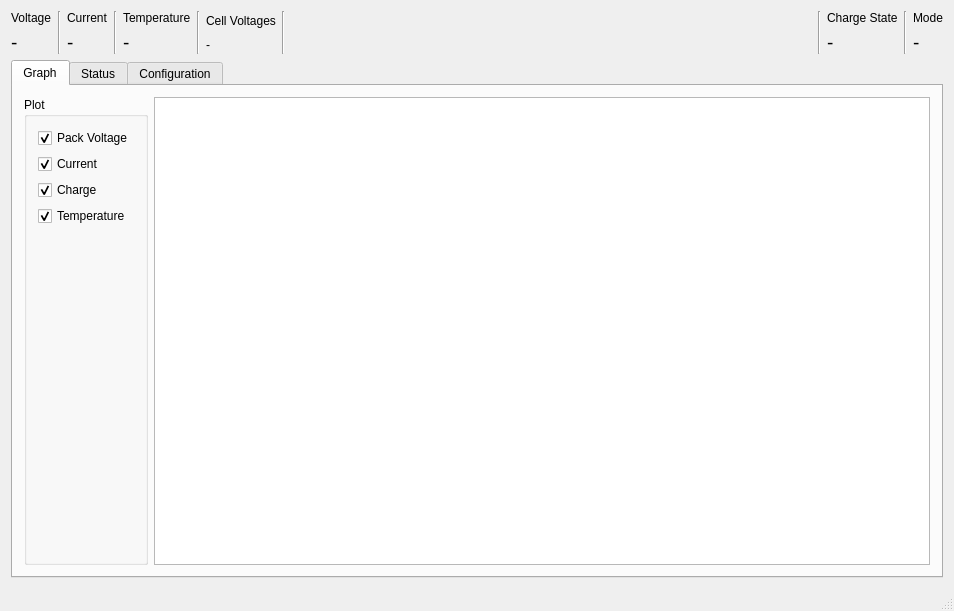
<?xml version="1.0" encoding="UTF-8"?>
<ui version="4.0">
 <class>MainWindow</class>
 <widget class="QMainWindow" name="MainWindow">
  <property name="geometry">
   <rect>
    <x>0</x>
    <y>0</y>
    <width>954</width>
    <height>611</height>
   </rect>
  </property>
  <property name="windowTitle">
   <string>Battery Pack Monitor</string>
  </property>
  <widget class="QWidget" name="centralWidget">
   <layout class="QVBoxLayout" name="verticalLayout_9">
    <item>
     <layout class="QHBoxLayout" name="horizontalLayout">
      <item>
       <layout class="QVBoxLayout" name="verticalLayout_2">
        <item>
         <widget class="QLabel" name="label_22">
          <property name="text">
           <string>Voltage</string>
          </property>
         </widget>
        </item>
        <item>
         <widget class="QLabel" name="lblPackVoltage">
          <property name="font">
           <font>
            <pointsize>14</pointsize>
           </font>
          </property>
          <property name="text">
           <string>-</string>
          </property>
         </widget>
        </item>
       </layout>
      </item>
      <item>
       <widget class="Line" name="line_2">
        <property name="orientation">
         <enum>Qt::Vertical</enum>
        </property>
       </widget>
      </item>
      <item>
       <layout class="QVBoxLayout" name="verticalLayout_3">
        <item>
         <widget class="QLabel" name="label_23">
          <property name="text">
           <string>Current</string>
          </property>
         </widget>
        </item>
        <item>
         <widget class="QLabel" name="lblCurrent">
          <property name="font">
           <font>
            <pointsize>14</pointsize>
           </font>
          </property>
          <property name="text">
           <string>-</string>
          </property>
         </widget>
        </item>
       </layout>
      </item>
      <item>
       <widget class="Line" name="line_3">
        <property name="orientation">
         <enum>Qt::Vertical</enum>
        </property>
       </widget>
      </item>
      <item>
       <layout class="QVBoxLayout" name="verticalLayout_4">
        <item>
         <widget class="QLabel" name="label_24">
          <property name="text">
           <string>Temperature</string>
          </property>
         </widget>
        </item>
        <item>
         <widget class="QLabel" name="lblTemperature">
          <property name="font">
           <font>
            <pointsize>14</pointsize>
           </font>
          </property>
          <property name="text">
           <string>-</string>
          </property>
         </widget>
        </item>
       </layout>
      </item>
      <item>
       <widget class="Line" name="line_4">
        <property name="orientation">
         <enum>Qt::Vertical</enum>
        </property>
       </widget>
      </item>
      <item>
       <layout class="QVBoxLayout" name="verticalLayout_8">
        <item>
         <widget class="QLabel" name="label">
          <property name="text">
           <string>Cell Voltages</string>
          </property>
         </widget>
        </item>
        <item>
         <widget class="QLabel" name="lblCellVoltages">
          <property name="text">
           <string>-</string>
          </property>
         </widget>
        </item>
       </layout>
      </item>
      <item>
       <widget class="Line" name="line">
        <property name="orientation">
         <enum>Qt::Vertical</enum>
        </property>
       </widget>
      </item>
      <item>
       <spacer name="horizontalSpacer">
        <property name="orientation">
         <enum>Qt::Horizontal</enum>
        </property>
        <property name="sizeHint" stdset="0">
         <size>
          <width>40</width>
          <height>20</height>
         </size>
        </property>
       </spacer>
      </item>
      <item>
       <widget class="Line" name="line_6">
        <property name="orientation">
         <enum>Qt::Vertical</enum>
        </property>
       </widget>
      </item>
      <item>
       <layout class="QVBoxLayout" name="verticalLayout_7">
        <item>
         <widget class="QLabel" name="label_27">
          <property name="text">
           <string>Charge State</string>
          </property>
         </widget>
        </item>
        <item>
         <widget class="QLabel" name="lblChargeState">
          <property name="font">
           <font>
            <pointsize>14</pointsize>
           </font>
          </property>
          <property name="text">
           <string>-</string>
          </property>
         </widget>
        </item>
       </layout>
      </item>
      <item>
       <widget class="Line" name="line_5">
        <property name="orientation">
         <enum>Qt::Vertical</enum>
        </property>
       </widget>
      </item>
      <item>
       <layout class="QVBoxLayout" name="verticalLayout_6">
        <item>
         <widget class="QLabel" name="label_26">
          <property name="text">
           <string>Mode</string>
          </property>
         </widget>
        </item>
        <item>
         <widget class="QLabel" name="lblMode">
          <property name="font">
           <font>
            <pointsize>14</pointsize>
           </font>
          </property>
          <property name="text">
           <string>-</string>
          </property>
         </widget>
        </item>
       </layout>
      </item>
     </layout>
    </item>
    <item>
     <widget class="QTabWidget" name="tabWidget">
      <property name="currentIndex">
       <number>0</number>
      </property>
      <widget class="QWidget" name="tab_2">
       <attribute name="title">
        <string>Graph</string>
       </attribute>
       <layout class="QHBoxLayout" name="horizontalLayout_2">
        <item>
         <widget class="QGroupBox" name="groupBox">
          <property name="title">
           <string>Plot</string>
          </property>
          <layout class="QVBoxLayout" name="verticalLayout">
           <item>
            <widget class="QCheckBox" name="chkPackVoltageAxisVisible">
             <property name="text">
              <string>Pack Voltage</string>
             </property>
             <property name="checked">
              <bool>true</bool>
             </property>
            </widget>
           </item>
           <item>
            <widget class="QCheckBox" name="chkCurrentAxisVisible">
             <property name="text">
              <string>Current</string>
             </property>
             <property name="checked">
              <bool>true</bool>
             </property>
            </widget>
           </item>
           <item>
            <widget class="QCheckBox" name="chkChargeAxisVisible">
             <property name="text">
              <string>Charge</string>
             </property>
             <property name="checked">
              <bool>true</bool>
             </property>
            </widget>
           </item>
           <item>
            <widget class="QCheckBox" name="chkTemperatureAxisVisible">
             <property name="text">
              <string>Temperature</string>
             </property>
             <property name="checked">
              <bool>true</bool>
             </property>
            </widget>
           </item>
           <item>
            <spacer name="verticalSpacer_2">
             <property name="orientation">
              <enum>Qt::Vertical</enum>
             </property>
             <property name="sizeHint" stdset="0">
              <size>
               <width>20</width>
               <height>304</height>
              </size>
             </property>
            </spacer>
           </item>
          </layout>
         </widget>
        </item>
        <item>
         <widget class="QtCharts::QChartView" name="chartView"/>
        </item>
       </layout>
      </widget>
      <widget class="QWidget" name="tab">
       <attribute name="title">
        <string>Status</string>
       </attribute>
       <layout class="QGridLayout" name="gridLayout">
        <item row="5" column="0">
         <widget class="QLabel" name="label_9">
          <property name="sizePolicy">
           <sizepolicy hsizetype="Expanding" vsizetype="Preferred">
            <horstretch>0</horstretch>
            <verstretch>0</verstretch>
           </sizepolicy>
          </property>
          <property name="text">
           <string>Cell 6</string>
          </property>
         </widget>
        </item>
        <item row="2" column="1">
         <widget class="QLineEdit" name="lneCellVolts3">
          <property name="sizePolicy">
           <sizepolicy hsizetype="Maximum" vsizetype="Fixed">
            <horstretch>0</horstretch>
            <verstretch>0</verstretch>
           </sizepolicy>
          </property>
          <property name="text">
           <string>-</string>
          </property>
          <property name="alignment">
           <set>Qt::AlignRight|Qt::AlignTrailing|Qt::AlignVCenter</set>
          </property>
          <property name="readOnly">
           <bool>true</bool>
          </property>
         </widget>
        </item>
        <item row="4" column="1">
         <widget class="QLineEdit" name="lneCellVolts5">
          <property name="sizePolicy">
           <sizepolicy hsizetype="Maximum" vsizetype="Fixed">
            <horstretch>0</horstretch>
            <verstretch>0</verstretch>
           </sizepolicy>
          </property>
          <property name="text">
           <string>-</string>
          </property>
          <property name="alignment">
           <set>Qt::AlignRight|Qt::AlignTrailing|Qt::AlignVCenter</set>
          </property>
          <property name="readOnly">
           <bool>true</bool>
          </property>
         </widget>
        </item>
        <item row="1" column="1">
         <widget class="QLineEdit" name="lneCellVolts2">
          <property name="sizePolicy">
           <sizepolicy hsizetype="Maximum" vsizetype="Fixed">
            <horstretch>0</horstretch>
            <verstretch>0</verstretch>
           </sizepolicy>
          </property>
          <property name="text">
           <string>-</string>
          </property>
          <property name="alignment">
           <set>Qt::AlignRight|Qt::AlignTrailing|Qt::AlignVCenter</set>
          </property>
          <property name="readOnly">
           <bool>true</bool>
          </property>
         </widget>
        </item>
        <item row="1" column="0">
         <widget class="QLabel" name="label_5">
          <property name="sizePolicy">
           <sizepolicy hsizetype="Expanding" vsizetype="Preferred">
            <horstretch>0</horstretch>
            <verstretch>0</verstretch>
           </sizepolicy>
          </property>
          <property name="text">
           <string>Cell 2</string>
          </property>
         </widget>
        </item>
        <item row="5" column="1">
         <widget class="QLineEdit" name="lneCellVolts6">
          <property name="sizePolicy">
           <sizepolicy hsizetype="Maximum" vsizetype="Fixed">
            <horstretch>0</horstretch>
            <verstretch>0</verstretch>
           </sizepolicy>
          </property>
          <property name="text">
           <string>-</string>
          </property>
          <property name="alignment">
           <set>Qt::AlignRight|Qt::AlignTrailing|Qt::AlignVCenter</set>
          </property>
          <property name="readOnly">
           <bool>true</bool>
          </property>
         </widget>
        </item>
        <item row="3" column="0">
         <widget class="QLabel" name="label_7">
          <property name="sizePolicy">
           <sizepolicy hsizetype="Expanding" vsizetype="Preferred">
            <horstretch>0</horstretch>
            <verstretch>0</verstretch>
           </sizepolicy>
          </property>
          <property name="text">
           <string>Cell 4</string>
          </property>
         </widget>
        </item>
        <item row="6" column="0" colspan="2">
         <spacer name="verticalSpacer">
          <property name="orientation">
           <enum>Qt::Vertical</enum>
          </property>
          <property name="sizeHint" stdset="0">
           <size>
            <width>20</width>
            <height>40</height>
           </size>
          </property>
         </spacer>
        </item>
        <item row="3" column="2">
         <widget class="QLabel" name="label_18">
          <property name="sizePolicy">
           <sizepolicy hsizetype="Minimum" vsizetype="Preferred">
            <horstretch>0</horstretch>
            <verstretch>0</verstretch>
           </sizepolicy>
          </property>
          <property name="text">
           <string>V</string>
          </property>
          <property name="alignment">
           <set>Qt::AlignCenter</set>
          </property>
         </widget>
        </item>
        <item row="0" column="1">
         <widget class="QLineEdit" name="lneCellVolts1">
          <property name="sizePolicy">
           <sizepolicy hsizetype="Maximum" vsizetype="Fixed">
            <horstretch>0</horstretch>
            <verstretch>0</verstretch>
           </sizepolicy>
          </property>
          <property name="text">
           <string>-</string>
          </property>
          <property name="alignment">
           <set>Qt::AlignRight|Qt::AlignTrailing|Qt::AlignVCenter</set>
          </property>
          <property name="readOnly">
           <bool>true</bool>
          </property>
         </widget>
        </item>
        <item row="2" column="2">
         <widget class="QLabel" name="label_17">
          <property name="sizePolicy">
           <sizepolicy hsizetype="Minimum" vsizetype="Preferred">
            <horstretch>0</horstretch>
            <verstretch>0</verstretch>
           </sizepolicy>
          </property>
          <property name="text">
           <string>V</string>
          </property>
          <property name="alignment">
           <set>Qt::AlignCenter</set>
          </property>
         </widget>
        </item>
        <item row="2" column="0">
         <widget class="QLabel" name="label_6">
          <property name="sizePolicy">
           <sizepolicy hsizetype="Expanding" vsizetype="Preferred">
            <horstretch>0</horstretch>
            <verstretch>0</verstretch>
           </sizepolicy>
          </property>
          <property name="text">
           <string>Cell 3</string>
          </property>
         </widget>
        </item>
        <item row="3" column="1">
         <widget class="QLineEdit" name="lneCellVolts4">
          <property name="sizePolicy">
           <sizepolicy hsizetype="Maximum" vsizetype="Fixed">
            <horstretch>0</horstretch>
            <verstretch>0</verstretch>
           </sizepolicy>
          </property>
          <property name="text">
           <string>-</string>
          </property>
          <property name="alignment">
           <set>Qt::AlignRight|Qt::AlignTrailing|Qt::AlignVCenter</set>
          </property>
          <property name="readOnly">
           <bool>true</bool>
          </property>
         </widget>
        </item>
        <item row="4" column="0">
         <widget class="QLabel" name="label_8">
          <property name="sizePolicy">
           <sizepolicy hsizetype="Expanding" vsizetype="Preferred">
            <horstretch>0</horstretch>
            <verstretch>0</verstretch>
           </sizepolicy>
          </property>
          <property name="text">
           <string>Cell 5</string>
          </property>
         </widget>
        </item>
        <item row="5" column="2">
         <widget class="QLabel" name="label_20">
          <property name="sizePolicy">
           <sizepolicy hsizetype="Minimum" vsizetype="Preferred">
            <horstretch>0</horstretch>
            <verstretch>0</verstretch>
           </sizepolicy>
          </property>
          <property name="text">
           <string>V</string>
          </property>
          <property name="alignment">
           <set>Qt::AlignCenter</set>
          </property>
         </widget>
        </item>
        <item row="1" column="2">
         <widget class="QLabel" name="label_16">
          <property name="sizePolicy">
           <sizepolicy hsizetype="Minimum" vsizetype="Preferred">
            <horstretch>0</horstretch>
            <verstretch>0</verstretch>
           </sizepolicy>
          </property>
          <property name="text">
           <string>V</string>
          </property>
          <property name="alignment">
           <set>Qt::AlignCenter</set>
          </property>
         </widget>
        </item>
        <item row="0" column="0">
         <widget class="QLabel" name="label_4">
          <property name="sizePolicy">
           <sizepolicy hsizetype="Expanding" vsizetype="Preferred">
            <horstretch>0</horstretch>
            <verstretch>0</verstretch>
           </sizepolicy>
          </property>
          <property name="text">
           <string>Cell 1</string>
          </property>
         </widget>
        </item>
        <item row="0" column="2">
         <widget class="QLabel" name="label_15">
          <property name="sizePolicy">
           <sizepolicy hsizetype="Minimum" vsizetype="Preferred">
            <horstretch>0</horstretch>
            <verstretch>0</verstretch>
           </sizepolicy>
          </property>
          <property name="text">
           <string>V</string>
          </property>
          <property name="alignment">
           <set>Qt::AlignCenter</set>
          </property>
         </widget>
        </item>
        <item row="4" column="2">
         <widget class="QLabel" name="label_19">
          <property name="sizePolicy">
           <sizepolicy hsizetype="Minimum" vsizetype="Preferred">
            <horstretch>0</horstretch>
            <verstretch>0</verstretch>
           </sizepolicy>
          </property>
          <property name="text">
           <string>V</string>
          </property>
          <property name="alignment">
           <set>Qt::AlignCenter</set>
          </property>
         </widget>
        </item>
       </layout>
      </widget>
      <widget class="QWidget" name="tab_3">
       <attribute name="title">
        <string>Configuration</string>
       </attribute>
      </widget>
     </widget>
    </item>
   </layout>
  </widget>
  <widget class="QMenuBar" name="menuBar">
   <property name="geometry">
    <rect>
     <x>0</x>
     <y>0</y>
     <width>954</width>
     <height>21</height>
    </rect>
   </property>
  </widget>
  <widget class="QStatusBar" name="statusBar"/>
 </widget>
 <layoutdefault spacing="6" margin="11"/>
 <customwidgets>
  <customwidget>
   <class>QtCharts::QChartView</class>
   <extends>QGraphicsView</extends>
   <header location="global">QtCharts/QChartView</header>
  </customwidget>
 </customwidgets>
 <resources/>
 <connections/>
</ui>
